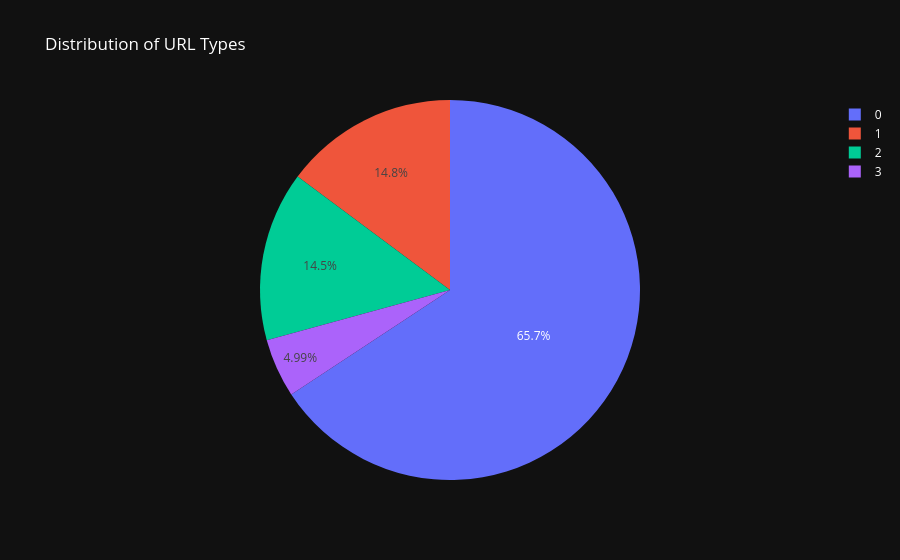

This figure's notebook cell:
### Code cell
# Pie chart for 'url_type' column
url_type_counts = urls_data['url_type'].value_counts()
fig = go.Figure(data=[go.Pie(labels=url_type_counts.index, values=url_type_counts.values)])
fig.update_layout(title='Distribution of URL Types',
                  template='plotly_dark',
                  font=dict(color='white'),
                  showlegend=True)
fig.show()

### Figure 1 — Plotly figure (JSON) as saved in the notebook; plotly's stock layout.template omitted (floating-point values rounded to 4 significant figures)
{"data": [{"labels": [0, 1, 2, 3], "type": "pie", "values": [428103, 96457, 94111, 32520]}], "layout": {"font": {"color": "white"}, "showlegend": true, "title": {"text": "Distribution of URL Types"}}}
